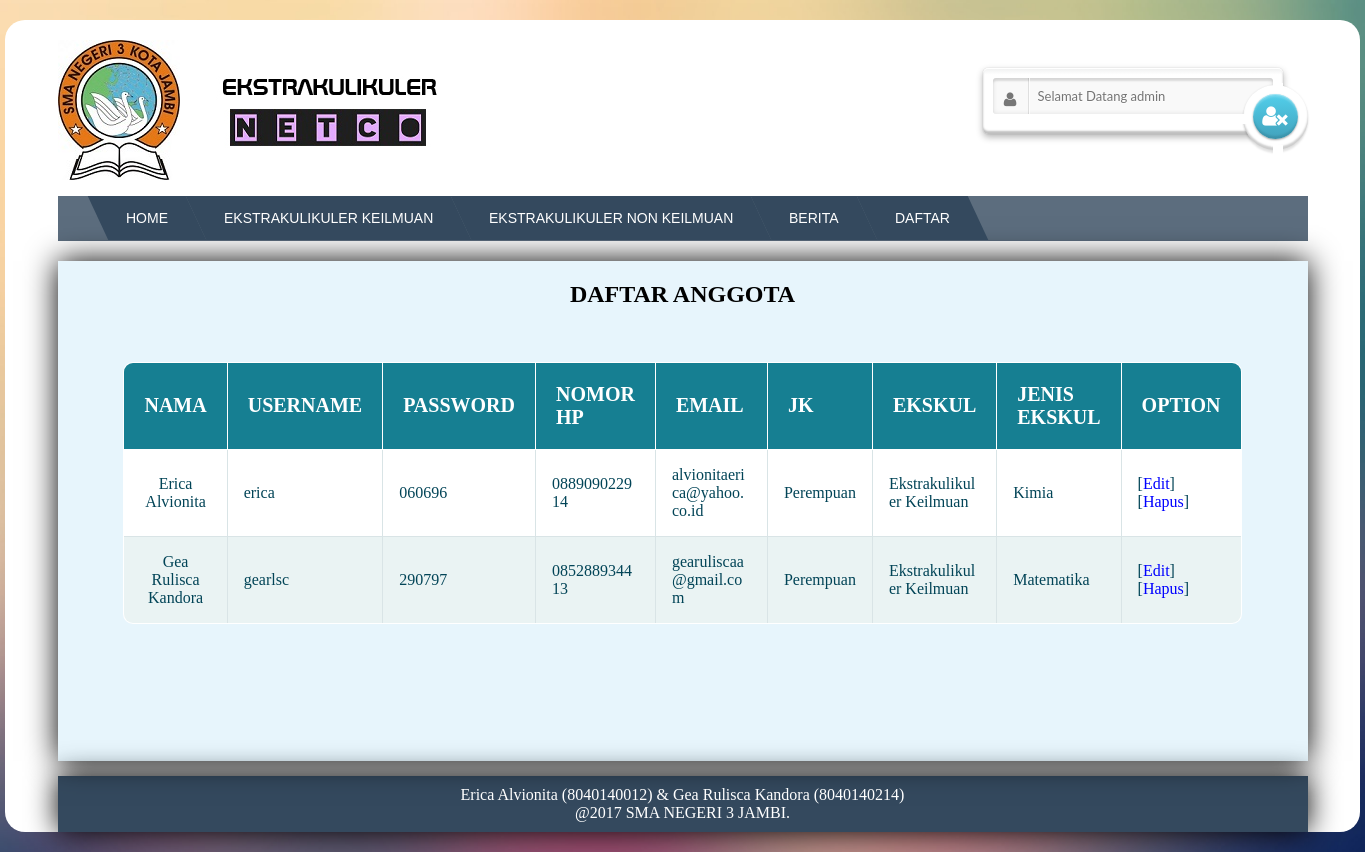
Page /home.php?page=tampil_anggota.php (signed in) on the committed database.
### tables this page shows
CREATE TABLE `anggota` (
  `nama` varchar(20) NOT NULL,
  `username` varchar(15) NOT NULL,
  `password` varchar(15) NOT NULL,
  `nomorhp` varchar(20) NOT NULL,
  `email` varchar(30) NOT NULL,
  `jk` char(15) NOT NULL,
  `ekskul` varchar(50) NOT NULL,
  `jenis_ekskul` varchar(50) NOT NULL
);

### tampil_anggota.php (the view, shortened to what this page needs)
<?php
$sql=mysql_query("SELECT * from anggota");
?>
<h2>DAFTAR ANGGOTA</h2>
<br>
<table class="responstable">
	<tr style="font-weight:bold;font-size:20px;color: white;" bgcolor="#34495e">
		<th width="">NAMA</td>
		<th width="">USERNAME</td>
		<th width="">PASSWORD</td>
		<th width="">NOMOR HP</td>
		<th width="">EMAIL</td>
		<th width="">JK</td>
		<th width="">EKSKUL</td>
		<th width="">JENIS EKSKUL</td>
		<th width="">OPTION</td>
	</tr>
	<?php
		while($record=mysql_fetch_array($sql)){
	?>
	<tr>
		<td><?php echo $record['nama'];?></td>
		<td><?php echo $record['username'];?></td>
		<td><?php echo $record['password'];?></td>
		<td><?php echo $record['nomorhp'];?></td>
		<td><?php echo $record['email'];?></td>
		<td><?php echo $record['jk'];?></td>
		<td><?php echo $record['ekskul'];?></td>
		<td><?php echo $record['jenis_ekskul'];?></td>
		<td>[<a href="home.php?page=edit_anggota.php&kode=<?php echo $record['username']; ?>">Edit</a>]  [<a href="home.php?page=proses_hapus_anggota.php&kode=<?php echo $record['username'];?>" onclick="return confirm('Apakah kamu yakin ingin menghapus data ini ?');">Hapus</a>]</td>
	</tr>
	<?php
		}
	?>
</table>

### style.css (style rules this page uses)
body { margin:20px 0px 20px 0px; background: url(gambar/b.jpg) fixed; background-repeat: no-repeat; background-size: 100%; }
table { border-collapse: collapse; }
table, th, td { border: 1px solid black; }
a, a:visited { text-decoration:none; color: blue; }
html { box-sizing: border-box; }
*, *:before, *:after { box-sizing: inherit; }
body { background-color: #3498db; }

### tampil_anggota.php (style rules this page uses)
.responstable { margin: 1em 0; width: 1100px; overflow: hidden; background: #FFF; color: #024457; border-radius: 10px; border: 1px solid #167F92; }
.responstable tr { border: 1px solid #D9E4E6; }
.responstable tr:nth-child(odd) { background-color: #EAF3F3; }
.responstable th { display: none; border: 1px solid #FFF; background-color: #167F92; color: #FFF; padding: 1em; }
.responstable th:first-child { display: table-cell; text-align: center; }
.responstable th:nth-child(2) { display: table-cell; }
.responstable th:nth-child(2):after { content: attr(data-th); }
@media (min-width: 480px) { .responstable th:nth-child(2):after { display: none; } }
.responstable td { display: block; word-wrap: break-word; max-width: 7em; }
.responstable td:first-child { display: table-cell; text-align: center; border-right: 1px solid #D9E4E6; }
@media (min-width: 480px) { .responstable td { border: 1px solid #D9E4E6; } }
.responstable th, .responstable td { text-align: left; margin: .5em 1em; }
@media (min-width: 480px) { .responstable th, .responstable td { display: table-cell; padding: 1em; } }

### rows in the picture
anggota: nama "Erica Alvionita", username "erica", password "060696", nomorhp "088909022914", email "alvionitaerica@yahoo.co.id", jk "Perempuan", ekskul "Ekstrakulikuler Keilmuan", jenis_ekskul "Kimia"
anggota: nama "Gea Rulisca Kandora", username "gearlsc", password "290797", nomorhp "085288934413", email "gearuliscaa@gmail.com", jk "Perempuan", ekskul "Ekstrakulikuler Keilmuan", jenis_ekskul "Matematika"
